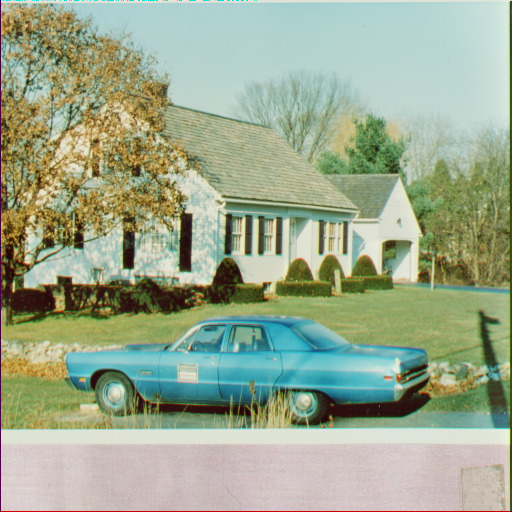
#> input picture image_processing/exercicios_aula_06/assets/house.jpg, 512 x 512 px
$ python atividade01.py
#> lines starting #> are read from the running program, lines starting #| are printed output that depends on the picture; after the words box and inside, x2 and y2 are one past the last pixel; in counts of white or black regions, pixels touching at a corner belong together
from pathlib import Path
import cv2
import numpy as np

# Exercicio 01 (slides)

# 1. carregar e validar o arquivo;
caminho = Path("./assets/house.jpg")
imagem = cv2.imread(str(caminho))
#> imagem is the input picture: shape (512, 512, 3); mean B, G, R 142.2, 168.2, 155.4

if imagem is None:
    raise FileNotFoundError(f"Não foi possível abrir a imagem: {caminho}")

# 2. imprimir shape e dtype ;
print("Dimensões:", imagem.shape)
#| Dimensões: (512, 512, 3)
print("Tipo dos dados:", imagem.dtype)
#| Tipo dos dados: uint8
cv2.imshow("Imagem original", imagem)

# 3. gerar uma versão em tons de cinza;
cinza = cv2.cvtColor(imagem, cv2.COLOR_BGR2GRAY)
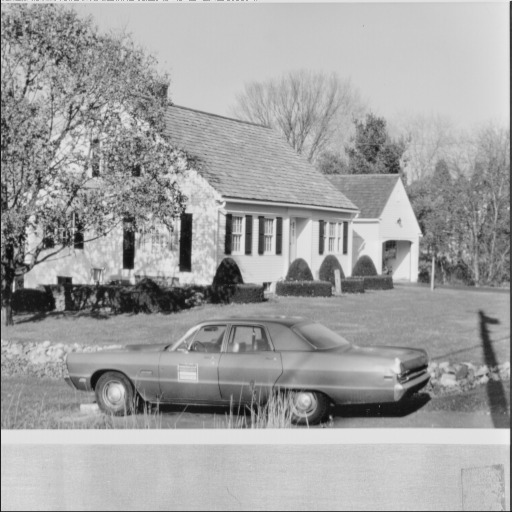
#> cinza: shape (512, 512); min 9, max 238, mean 161.4
print("Dimensões da imagem em tons de cinza:", cinza.shape)
#| Dimensões da imagem em tons de cinza: (512, 512)
print("Tipo dos dados da imagem em tons de cinza:", cinza.dtype)
#| Tipo dos dados da imagem em tons de cinza: uint8
cv2.imshow("Imagem em tons de cinza", cinza)

# 4. gerar uma versão com brilho alterado;
brilho = cv2.add(cinza, 50)
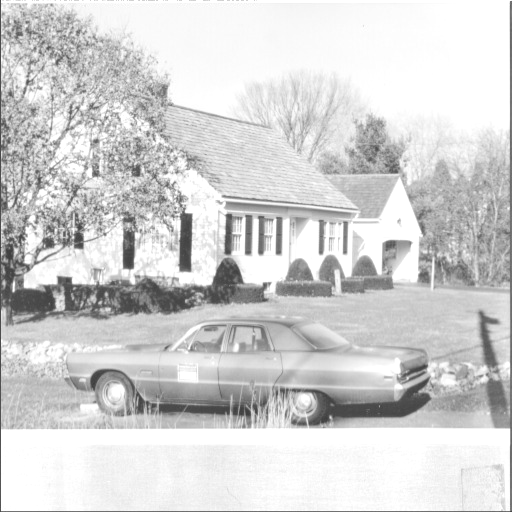
#> brilho: shape (512, 512); min 59, max 255, mean 210
cv2.imshow("Imagem com brilho alterado", brilho)

# 5. gerar uma versão com contraste alterado;
alpha = 1.5
beta = 128 * (1 - alpha)

contraste = cv2.addWeighted(
    cinza,
    alpha,
    np.zeros_like(cinza),
    0,
    beta,
)
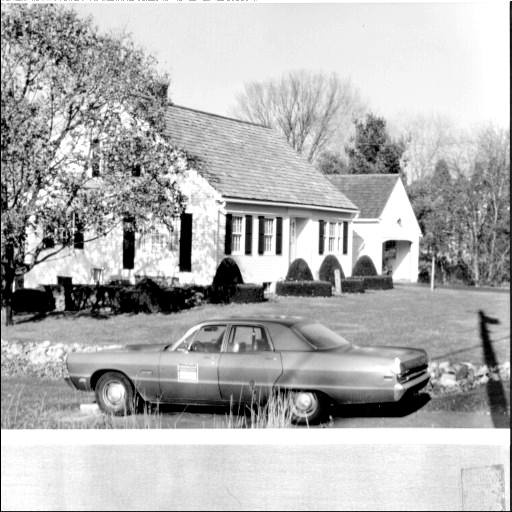
#> contraste: shape (512, 512); min 0, max 255, mean 177.8
cv2.imshow("Imagem com contraste alterado", contraste)

# 6. gerar uma versão negativa;
negativa = cv2.bitwise_not(cinza)
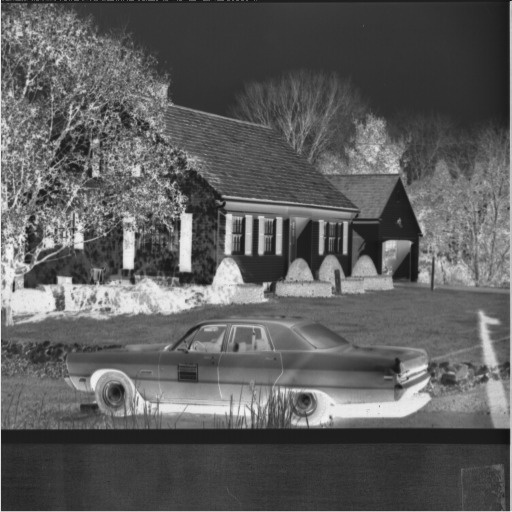
#> negativa: shape (512, 512); min 17, max 246, mean 93.6
cv2.imshow("Imagem negativa", negativa)

# 7. gerar uma versão binária;
limiar_usado, binaria = cv2.threshold(
    cinza,
    127,
    255,
    cv2.THRESH_BINARY,
)
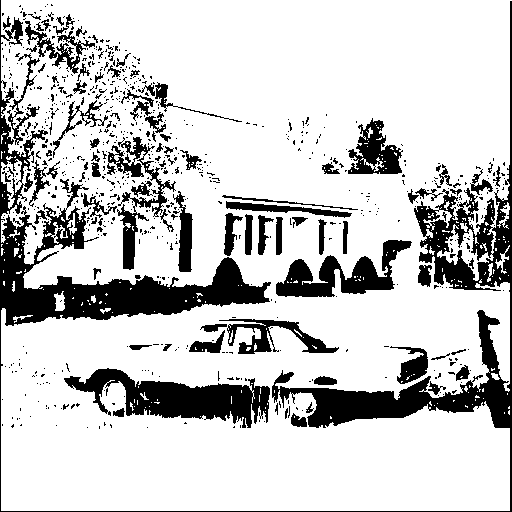
#> binaria: shape (512, 512); 79.2% white; 757 black regions (664 under 20 px), largest, box (x1, y1, x2, y2) and area: (0, 0, 512, 512) 26561, (64, 368, 270, 428) 5631, (276, 240, 412, 297) 3264
cv2.imshow("Imagem binária", binaria)

# 8. salvar todas as saídas em uma pasta.
pasta_saida = Path("./assets/saidas_house/")
pasta_saida.mkdir(exist_ok=True)

resultados = {
    "01_cinza.png": cinza,
    "02_brilho.png": brilho,
    "03_contraste.png": contraste,
    "04_negativa.png": negativa,
    "05_binaria.png": binaria,
}

for nome, resultado in resultados.items():
    destino = pasta_saida / nome
    if not cv2.imwrite(str(destino), resultado):
        raise OSError(f"Falha ao salvar: {destino}")
    print(nome, resultado.shape, resultado.dtype)
#> this loop made 5 passes
#> nome on passes 1 to 5: '01_cinza.png', '02_brilho.png', '03_contraste.png', '04_negativa.png', '05_binaria.png'
#| 01_cinza.png (512, 512) uint8
#| 02_brilho.png (512, 512) uint8
#| 03_contraste.png (512, 512) uint8
#| 04_negativa.png (512, 512) uint8
#| 05_binaria.png (512, 512) uint8
